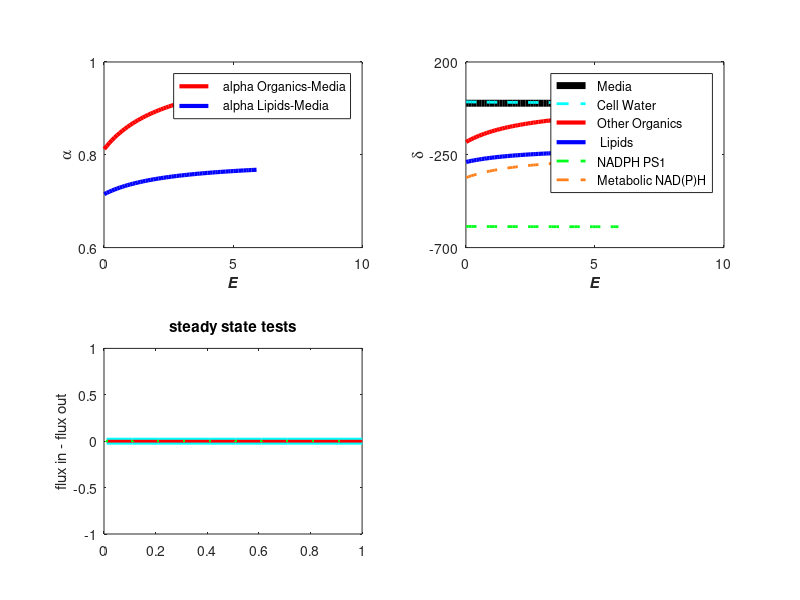

Reproduce this figure in MATLAB.
% METABOLIC PARAMETER "E"
% 2016 Ashley E. Maloney (ashjames@uw.edu)
% Stationary 6-box model of hydrogen and deuterium cycling in phytoplankton 
% For manuscript "Exploring lipid ²H/¹H fractionation mechanisms in 
% response to salinity with continuous cultures of the diatom Thalassiosira
% pseudonana" published in Organic Geochemistry by A.E. Maloney, A.L.C. Shinneman, 
% K. Hemeon, and J.P. Sachs of the University of Washington. http://dx.doi.org/10.1016/j.orggeochem.2016.08.015
% Tests sensitivity of dDlipid & other pools to metabolic parameters 
% (D = ²H = deuterium)
%%%%%%%%%%%%%%%%%%%%%%%%%%%%%%%%%%%%%%%%%%%%%%%%%%%%%%%%%%%%%%%%%%%%%%%%%%%
clear all; clc; close all;
%%
%<<<< FRACTIONATION FACTORS >>>>>>>>>>>>>>>>>>>>>>>>>>>>>>>>>>>>>>>>>>>>>>>
A1=1;       %media-H to cell-water-H
A2=1;       %cell-water-H to media-H 
A3=1;       %cell-water-H to other-organics-H (equilibrium exchange)
A4=1;       %other-organic-H to cell-water-H (equilibrium exchange)
A5=1;       %cell-water-H to other-organics-H
A6=1;       %other-organics-H to cell-water-H
A7=0.4;     %cell-water-H to PSI-NADPH (ferredoxin reduces NADP+ to NADPH)
A8=0.75;    %other-orgnaic-H to MET-NAD(P)H (G6PDH reduces NADP+ to NADPH)
A9=1;       %cell-water-H to Lipid-H
A10=1;      %PS1-NADPH to other-organic-H
A11=1;      %PS1-NADPH to Lipid-H
A12=1;      %MET-NAD(P)H to other-organic-H 
A13=1;      %MET-NAD(P)H to Lipid-H
A14=1;      %Lipid-H to other-organic-H
A15=1;      %other-organic-H to Lipid-H
A16=1;      %other-organic-H to media-H
A17=1;      %Lipid-H to cell-water-H
A18=1;      %Lipid-H to media-H
A19=1;      %Lipid-H to MET-NAD(P)H
%%
%<<<< TESTABLE METABOLIC PARAMETERS >>>>>>>>>>>>>>>>>>>>>>>>>>>>>>>>>>>>>>>
sachsXe=.5;     %"PS1 vs MET NAD(P)H Parameter"                 
Me=1;           %"Metabolic Reductant Parameter"    
Be=1;           %"Biosynthetic Cell Water Parameter" 
Ee=.01;         %"Equilibrium Exchange Parameter" ****testing this paramter in loop below****
HTe=1;          %"Hydrogen Transfer Parameter" *can't be smaller than "PER"!
PERe=0.03;      %"Percent Extracellular Release"
%additional parameters not tested in manuscript:
L_PERe=0.2;     %"Lipid Exudate Parameter"
Ree=0.2;        %"B-oxidation/Recyle Parameter" 
                %*Re can't result in a J19 flux bigger than (j13+j11+j9+j15)
%<<<<< FLUXES >>>>>>>>>>>>>>>>>>>>>>>>>>>>>>>>>>>>>>>>>>>>>>>>>>>>>>>>>>>>>
j7e=1;                             
j10e=j7e*(1-sachsXe);                 
j11e=j7e*sachsXe;                     
j8e=j7e*Me;                        
j13e=j8e*(1-sachsXe);                 
j9e=(j13e+j11e)/2;                 
j15e=(j13e+j11e)/2;                
j1e=j7e*HTe;                       
j16e=j7e*PERe*(1-L_PERe);        
j18e=j7e*PERe*L_PERe;            
j3e=j7e*Ee;                        
j4e=j3e;                           
j14e=(j15e+j13e+j11e+j9e-j18e)*(1-Ree-Ree);     
j17e=(j15e+j13e+j11e+j9e-j18e)*Ree;                 
j19e=(j15e+j13e+j11e+j9e-j18e)*Ree;
j12e=(j8e*sachsXe)+j19e;              
j5e=(j10e+j12e)*Be;                
j6e=j12e+j14e+j5e+j10e-j8e-j15e-j16e;   
j2e=j6e+j17e+j1e-j7e-j5e-j9e;      
%<<<< SOLVE FOR R (D/H) >>>>>>>>>>>>>>>>>>>>>>>>>>>>>>>>>>>>>>>>>>>>>>>>>>>
dDexperiment=0;
RM=((dDexperiment/1000)+1); 
MATe=[(j2e*A2),(j16e*A16),(j18e*A18),0,0;
    -(j3e*A3+j5e*A5+j7e*A7+j2e*A2+j9e*A9),(j4e*A4+j6e*A6),(j17e*A17),0,0;
     (j3e*A3+j5e*A5),-(j4e*A4+j8e*A8+j6e*A6+j16e*A16+j15e*A15),(j14e*A14),(j10e*A10),(j12e*A12);
     (j7e*A7),0,0,-(j11e*A11+j10e*A10),0;
     0,(j8e*A8),(j19e*A19),0,-(j12e*A12+j13e*A13);
     (j9e*A9),(j15e*A15),-(j17e*A17+j14e*A14+j18e*A18+(j19e*A19)),(j11e*A11),(j13e*A13)];
VECe=[((j1e*A1*RM)); -(j1e*A1*RM); 0; 0; 0; 0];
Xe=MATe\VECe;
RWe=Xe(1);ROe=Xe(2);RLe=Xe(3);RNPe=Xe(4);RNme=Xe(5);
%<<<< CONVERT TO dD >>>>>>>>>>>>>>>>>>>>>>>>>>>>>>>>>>>>>>>>>>>>>>>>>>>>>>>
dDMe=(RM-1)*1000;dDWe=(RWe-1)*1000;dDOe=(ROe-1)*1000;dDNPe=(RNPe-1)*1000;dDNme=(RNme-1)*1000;dDLe=(RLe-1)*1000;
%<<<< CALCULATE APPARENT FRACTIONATIONS >>>>>>>>>>>>>>>>>>>>>>>>>>>>>>>>>>>>>
alphaLe=(dDLe+1000)/(dDMe+1000);
alphaOe=(dDOe+1000)/(dDMe+1000);
%<<<< LOOP THROUGH; GRAPH TESTABLE VARIABLE >>>>>>>>>>>>>>>>>>>>>>>>>>>>>>>
add=.1;
for i = 2:60
Ee(i)=Ee(i-1)+add;
j3e(i)=Ee(i);                           
j4e(i)=j3e(i);
%D/H ratio
MAT2e=[(j2e*A2),(j16e*A16),(j18e*A18),0,0;
     -(j3e(i)*A3+j5e*A5+j7e*A7+j2e*A2+j9e*A9),(j4e(i)*A4+j6e*A6),(j17e*A17),0,0;
      (j3e(i)*A3+j5e*A5),-(j4e(i)*A4+j8e*A8+j6e*A6+j16e*A16+j15e*A15),(j14e*A14),(j10e*A10),(j12e*A12);
      (j7e*A7),0,0,-(j11e*A11+j10e*A10),0;
      0,(j8e*A8),(j19e*A19),0,-(j12e*A12+j13e*A13);
      (j9e*A9),(j15e*A15),-(j17e*A17+j14e*A14+(j18e*A18)+(j19e*A19)),(j11e*A11),(j13e*A13)];
VEC2e=[((j1e*A1*RM)); -(j1e*A1*RM); 0; 0; 0; 0];
X2e=MAT2e\VEC2e;
RWe(i)=X2e(1);ROe(i)=X2e(2);RLe(i)=X2e(3);RNPe(i)=X2e(4);RNme(i)=X2e(5);
%dD
dDMe(i)=(RM-1)*1000;dDWe(i)=(RWe(i)-1)*1000;dDOe(i)=(ROe(i)-1)*1000;dDNPe(i)=(RNPe(i)-1)*1000;dDNme(i)=(RNme(i)-1)*1000;dDLe(i)=(RLe(i)-1)*1000;
%alpha
alphaLe(i)=(dDLe(i)+1000)/(dDMe(i)+1000);
alphaOe(i)=(dDOe(i)+1000)/(dDMe(i)+1000);
end
figure
%alpha
subplot(2,2,1);
plot (Ee,alphaOe,'-r','LineWidth',3);
hold on
plot (Ee,alphaLe,'-b','LineWidth',3);
axis([0 10 0.6 1]);
xlabel('E','FontWeight','Bold','FontAngle','Italic');
ylabel('a','FontName','Symbol','FontWeight','Bold'); 
legend('   alpha Organics-Media', '   alpha Lipids-Media');
NumTicksx=3;L=get(gca,'XLim');set(gca,'XTick',linspace(L(1),L(2),NumTicksx));
NumTicksy=3;K=get(gca,'YLim');set(gca,'YTick',linspace(K(1),K(2),NumTicksy));
%dD
subplot(2,2,2);
plot (Ee,dDMe,'-k','LineWidth',5);
hold on
plot (Ee,dDWe,'--c','LineWidth',2);
plot (Ee,dDOe,'LineWidth',3,'Color',[1,0,0]);
plot (Ee,dDLe,'LineWidth',3,'Color',[0,0,1]);
plot (Ee,dDNPe,'--','LineWidth',2,'Color',[0,1,.1]); 
plot (Ee,dDNme,'--','LineWidth',2,'Color',[1,0.5,.1]); 
axis([0 10 -700 200]);
xlabel('E','FontWeight','Bold','FontAngle','Italic'); 
ylabel('d','FontName','Symbol'); 
legend('  Media','  Cell Water','  Other Organics','   Lipids','  NADPH PS1','  Metabolic NAD(P)H');
NumTicksx=3;L=get(gca,'XLim');set(gca,'XTick',linspace(L(1),L(2),NumTicksx));
NumTicksy=3;K=get(gca,'YLim');set(gca,'YTick',linspace(K(1),K(2),NumTicksy));
%check mass balance
subplot(2,2,3)
plot(Ee,(j1e+j17e+j6e+j4e-j2e-j7e-j9e-j5e-j3e),'c','LineWidth',5); %cell water
hold on
plot(Ee,(j18e+j2e+j16e-j1e),'k','LineWidth',4); %Media
plot(Ee,(j9e+j15e+j11e+j13e-(j17e+j18e+j14e+j19e)),'b','LineWidth',1); %Lipids
plot(Ee,(j5e+j14e+j12e+j10e+j3e-j6e-j15e-j8e-j16e-j4e),'r','LineWidth',2);%organics
plot(Ee,(j7e-j10e-j11e),'g','LineWidth',1); %PS1
plot(Ee,(j8e+j19e-j12e-j13e),'--m','LineWidth',1); %MET
%legend('cWater','media','mediano20','lipids','organics','PS1','MET');
title('steady state tests');
ylabel('flux in - flux out');
axis([0 1 -1 1]);
